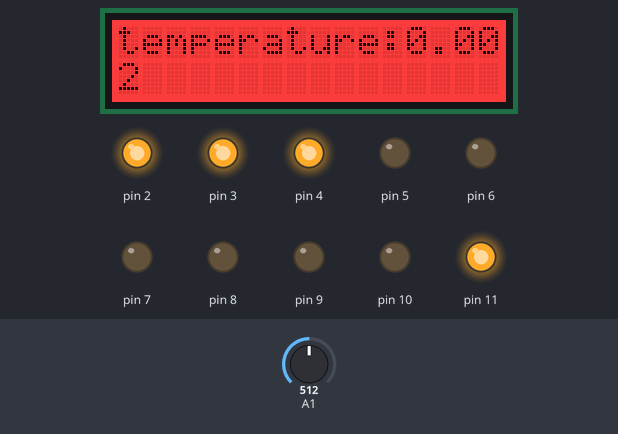
Recording of a sketch running on a simulated Arduino Uno, built with avr-gcc and run on an emulated ATmega328P. Shown: 16×2 character LCD, output pins drawn as LEDs (lit = HIGH). The inputs (shaded band) are chosen by the test bench; at power-on: A1 = 512. What the sketch prints to the serial monitor is not drawn.

Above: at 2.2 s.
2.3 s: A1 set to 389
At 5.2 s:
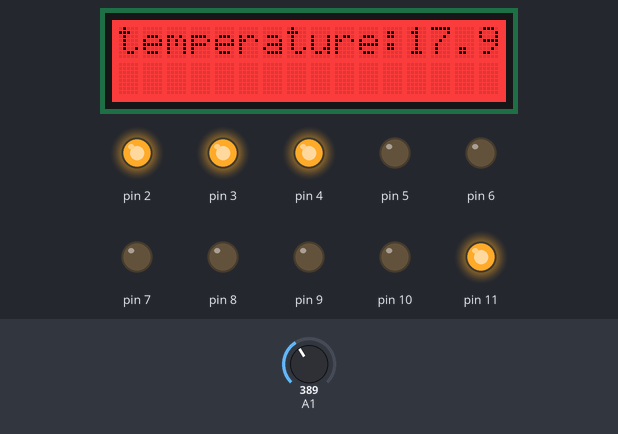
6.6 s: A1 set to 356
At 8.6 s:
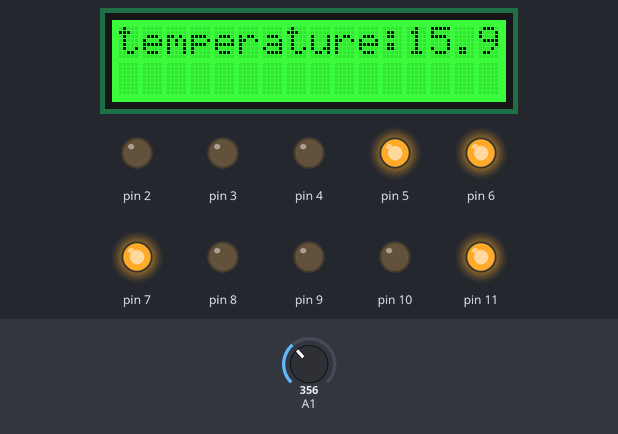
10.9 s: A1 set to 332
At 13.1 s:
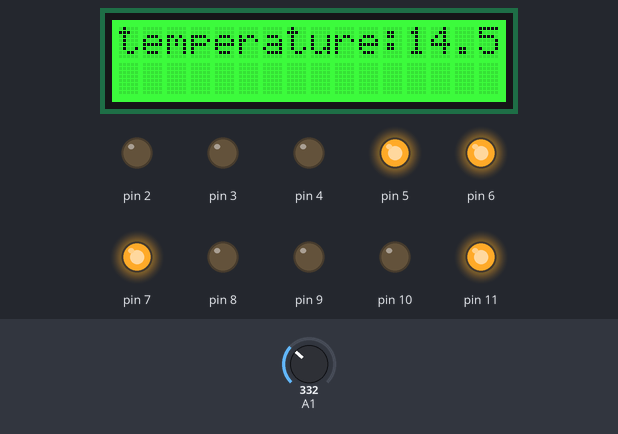
14.8 s: A1 set to 307
At 17.6 s:
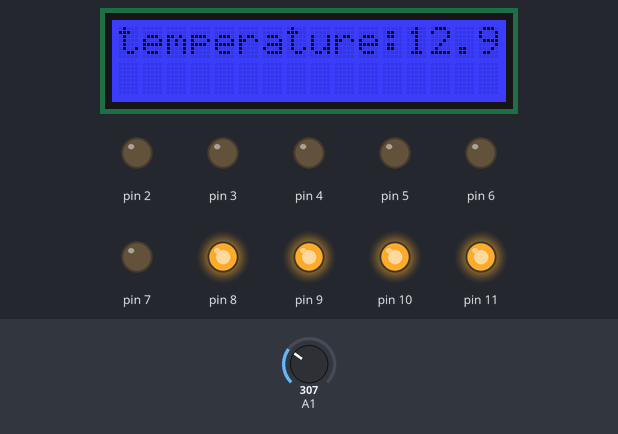
Timing chart, 0 to 19.1 s (numbered marks = the images above; inputs shaded):
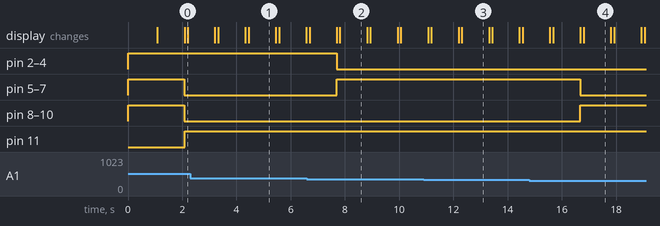

The sketch:

sketch_feb24a.ino
```cpp
/*
/* Grove - Temperature Sensor demo v1.0
*  This sensor detects the environment temperature,
*  Connect the signal of this sensor to A1, use the
*  Serial monitor to get the result.
*  By: http://www.seeedstudio.com
*
*/
#include <rgb_lcd.h>
#include <Wire.h>


int a;
float temperature=0;
int B=6000;                  //B value of the thermistor
float resistance;
int x;
  int colorR = 0;
  int colorG = 0;
  int colorB = 0;
rgb_lcd lcd;

void setup()
{
    Serial.begin(9600);
    pinMode(7, OUTPUT);
    pinMode(6, OUTPUT);
    pinMode (5, OUTPUT);

    pinMode(8, OUTPUT);
    pinMode(9, OUTPUT);
    pinMode(10, OUTPUT);

    pinMode(4,OUTPUT);
    pinMode(3, OUTPUT);
    pinMode(2, OUTPUT);

    pinMode(11, OUTPUT);

   digitalWrite(7, HIGH);
   digitalWrite(6, HIGH);
   digitalWrite(5, HIGH);

   digitalWrite(10, HIGH);
   digitalWrite(9, HIGH);
   digitalWrite(8, HIGH);

  digitalWrite(4, HIGH);
  digitalWrite(3, HIGH);
  digitalWrite(2, HIGH);

  digitalWrite(11, LOW);


    // set up the LCD's number of columns and rows:
    lcd.begin(16, 2);

    lcd.setRGB(colorR, colorG, colorB);

    // Print a message to the LCD.


    delay(1000);


}

void loop()
{
      lcd.clear();
      lcd.print("temperature:");
      lcd.print(temperature);


    a=analogRead(A1);
    resistance=(float)(1023-a)*10000/a; //get the resistance of the sensor;
  temperature=1/(log(resistance/10000)/B+1/298.15)-273.15;//convert to temperature via datasheet&nbsp;;
  // temperature=17.5;
    Serial.println(resistance);
    delay(1000);
    Serial.print("Current temperature is ");
    Serial.println(temperature);
    if (temperature<14)
    {
    digitalWrite(7,LOW);
    digitalWrite(5, LOW);
    digitalWrite(6, LOW);
    digitalWrite(10, HIGH);
   digitalWrite(9, HIGH);
   digitalWrite(8, HIGH);
   digitalWrite(4, LOW);
   digitalWrite(3, LOW);
   digitalWrite(2, LOW);
    }
    if (temperature>14&&temperature<17)
    {
      digitalWrite(7,HIGH);
    digitalWrite(5, HIGH);
    digitalWrite(6, HIGH);
    digitalWrite(10, LOW);
   digitalWrite(9, LOW);
   digitalWrite(8, LOW);
   digitalWrite(4, LOW);
   digitalWrite(3, LOW);
   digitalWrite(2, LOW);
    }
        if (temperature>17)
    {
      digitalWrite(7,LOW);
    digitalWrite(5, LOW);
    digitalWrite(6, LOW);
    digitalWrite(10, LOW);
   digitalWrite(9, LOW);
   digitalWrite(8, LOW);
   digitalWrite(4, HIGH);
   digitalWrite(3, HIGH);
   digitalWrite(2, HIGH);
    }
      Serial.println(x);


       // set the cursor to column 0, line 1
    // (note: line 1 is the second row, since counting begins with 0):
    lcd.setCursor(0, 1);

    if (temperature<14){
      digitalWrite(7,LOW);
      colorB = 255;
      colorR=0;
      colorG=0;
    }
    if (temperature>14&&temperature<17){

      colorG=255;
      colorR=0;
      colorB=0;
    }
    if (temperature>17){
      colorR = 255;
      colorB=0;
      colorG=0;

    }
    if (temperature>25)
      {
          digitalWrite(11, HIGH);
      }
    lcd.setRGB(colorR, colorG, colorB);
    // print the number of seconds since reset:
    lcd.print(millis()/1000);

    delay(100);
    return 5;

}
```

Measured:
- the behaviour switches between 374 and 373 on A1 (found by bisection; images 1 and 2)
- the behaviour switches between 324 and 323 on A1 (found by bisection; images 3 and 4)
- after the input at 6.6 s, pin 2–4: HIGH → LOW after 1.1 s; pin 5–7: LOW → HIGH after 1.1 s; the display: first differs from a run without the input after 1.1 s (image 2 shows a later state)
- after the input at 14.8 s, pin 5–7: HIGH → LOW after 1.9 s; pin 8–10: LOW → HIGH after 1.9 s; the display: first differs from a run without the input after 1.9 s (image 4 shows a later state)
- what the display in image 1 shows lasts 1.1 s, from 4.4 s to 5.5 s
